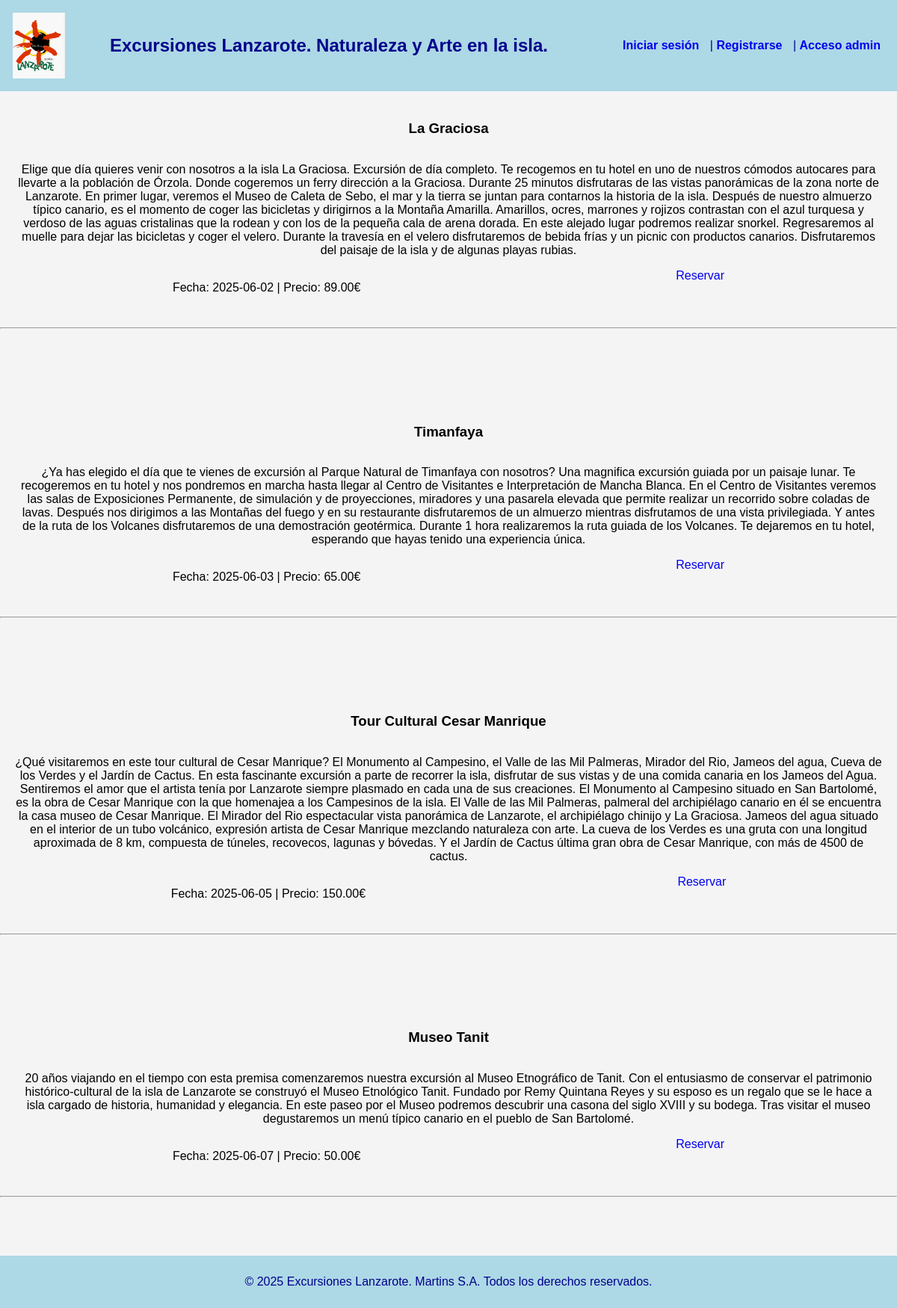
Screenshot of /proyecto_daw2/index.php with the database file from the repository.
### tables this page shows
CREATE TABLE IF NOT EXISTS excursiones (
    id INT AUTO_INCREMENT PRIMARY KEY,
    titulo VARCHAR(150) NOT NULL,
    descripcion TEXT,
    fecha DATE NOT NULL,
    duracion_horas INT NOT NULL,
    precio DECIMAL(8,2) NOT NULL
   
);

### proyecto_daw2/index.php (the view, shortened to what this page needs)
<!DOCTYPE html>
<html lang="en">
<head>
    <link rel="stylesheet"href="estilo.css">
</head>
<body>
<main>
<?php
include 'includes/db.php';
include 'includes/header.php';
$sql = "SELECT * FROM excursiones ORDER BY fecha";
$resultado = $conexion->query($sql);
while ($fila = $resultado->fetch_assoc()) {
    echo '<div class="opciones-container" class="opcion" class="opcion-info">';
    echo "<h3>{$fila['titulo']}</h3>";
    echo "<p>{$fila['descripcion']}</p>";
    echo "<p>Fecha: {$fila['fecha']} | Precio: {$fila['precio']}€ </p>";
    echo "<a href='reserva.php?id={$fila['id']}'>Reservar</a>";
    echo "</div><hr>";
    echo "<div style='height: 80px;'></div>";
}
?>
</main>
    <footer>
        <p>&copy; 2025 Excursiones Lanzarote. Martins S.A. Todos los derechos reservados.</p>
     </footer>
</body>
</html>

### proyecto_daw2/includes/header.php (shortened to what this page needs)
<!DOCTYPE html>
<html lang="en">
<head>
    <link rel="stylesheet"href="estilo.css">
</head>
<body>
    <header>
        <div class="logo">
            <img src="imagenes/logo.png" class="imagenlogo" alt="Logo Lanzarote">
            <h2>Excursiones Lanzarote. Naturaleza y Arte en la isla.</h2>
        </div>
        <nav>
            <?php if (isset($_SESSION['usuario_id'])): ?>
            <span>Bienvenido, <strong><?= htmlspecialchars($_SESSION['usuario_nombre'] ?? 'Usuario') ?></strong> | </span>
                <div class="tamaño_enlaces">
                <a href="index.php">Inicio</a> |
                <a href="mis_reservas.php">Mis reservas</a> |
                <a href="excursiones_pagadas.php">Excursiones compradas</a> |
                <a href="logout.php">Cerrar sesión</a>
                </div>
            <?php elseif (isset($_SESSION['admin_id'])): ?>
                <span>Administrador: <strong><?= htmlspecialchars($_SESSION['admin_nombre'] ?? 'Admin') ?></strong> | </span>
                <a href="admin/admin_panel.php">Panel Admin</a> |
                <a href="logout.php">Cerrar sesión</a>
            <?php else: ?>
                <a href="login.php">Iniciar sesión</a> |
                <a href="register.php">Registrarse</a> |
                <a href="admin/admin_login.php">Acceso admin</a>
            <?php endif; ?>
        </nav>
    </header>
</body>
</html>

### proyecto_daw2/estilo.css (style rules this page uses)
header { display: flex; justify-content: space-between; background-color: lightblue; color: darkblue; padding: 12px; align-items: center; }
body { font-family: sans-serif; margin: 0; padding: 0; background-color: #f4f4f4; margin-bottom: 60px; }
.logo { display:flex; align-items: center; flex-wrap: wrap; justify-content: left; padding: 5px; }
.imagenlogo { width: 70px; height:auto; margin-right: 60px; }
a { text-decoration: none; }
nav a { font-weight: 600; padding-right: 10px; }
main { flex: 1; }
.opciones-container { display: flex; flex-wrap: wrap; justify-content: space-around; padding: 20px; font-family: sans-serif; padding-bottom: 20px; text-align: center; }
footer { background-color: lightblue; color: darkblue; text-align: center; padding: 10px 0; width: 100%; position: fixed; bottom: 0; left: 0; }

### rows the page displays
excursiones: titulo "La Graciosa", descripcion "Elige que día quieres venir con nosotros a la isla La Graciosa. Excursión de día completo. Te recogemos en tu hotel en uno de nuestros cómodos autocares para llevarte a la población de Órzola. Donde cogeremos un ferry dirección a la Graciosa. Durante 25 minutos disfrutaras de las vistas panorámicas de la zona norte de Lanzarote. En primer lugar, veremos el Museo de Caleta de Sebo, el mar y la tierra se juntan para contarnos la historia de la isla. Después de nuestro almuerzo típico canario, es el momento de coger las bicicletas y dirigirnos a la Montaña Amarilla. Amarillos, ocres, marrones y rojizos contrastan con el azul turquesa y verdoso de las aguas cristalinas que la rodean y con los…", fecha "2025-06-02", precio "89.00"
excursiones: titulo "Timanfaya", descripcion "¿Ya has elegido el día que te vienes de excursión al Parque Natural de Timanfaya con nosotros? Una magnifica excursión guiada por un paisaje lunar. Te recogeremos en tu hotel y nos pondremos en marcha hasta llegar al Centro de Visitantes e Interpretación de Mancha Blanca. En el Centro de Visitantes veremos las salas de Exposiciones Permanente, de simulación y de proyecciones, miradores y una pasarela elevada que permite realizar un recorrido sobre coladas de lavas. Después nos dirigimos a las Montañas del fuego y en su restaurante disfrutaremos de un almuerzo mientras disfrutamos de una vista privilegiada. Y antes de la ruta de los Volcanes disfrutaremos de una demostración geotérmica.…", fecha "2025-06-03", precio "65.00"
excursiones: titulo "Tour Cultural Cesar Manrique", descripcion "¿Qué visitaremos en este tour cultural de Cesar Manrique? El Monumento al Campesino, el Valle de las Mil Palmeras, Mirador del Rio, Jameos del agua, Cueva de los Verdes y el Jardín de Cactus. En esta fascinante excursión a parte de recorrer la isla, disfrutar de sus vistas y de una comida canaria en los Jameos del Agua. Sentiremos el amor que el artista tenía por Lanzarote siempre plasmado en cada una de sus creaciones. El Monumento al Campesino situado en San Bartolomé, es la obra de Cesar Manrique con la que homenajea a los Campesinos de la isla. El Valle de las Mil Palmeras, palmeral del archipiélago canario en él se encuentra la casa museo de Cesar Manrique. El Mirador del Rio…", fecha "2025-06-05", precio "150.00"
excursiones: titulo "Museo Tanit", descripcion "20 años viajando en el tiempo con esta premisa comenzaremos nuestra excursión al Museo Etnográfico de Tanit. Con el entusiasmo de conservar el patrimonio histórico-cultural de la isla de Lanzarote se construyó el Museo Etnológico Tanit. Fundado por Remy Quintana Reyes y su esposo es un regalo que se le hace a isla cargado de historia, humanidad y elegancia. En este paseo por el Museo podremos descubrir una casona del siglo XVIII y su bodega. Tras visitar el museo degustaremos un menú típico canario en el pueblo de San Bartolomé.", fecha "2025-06-07", precio "50.00"
